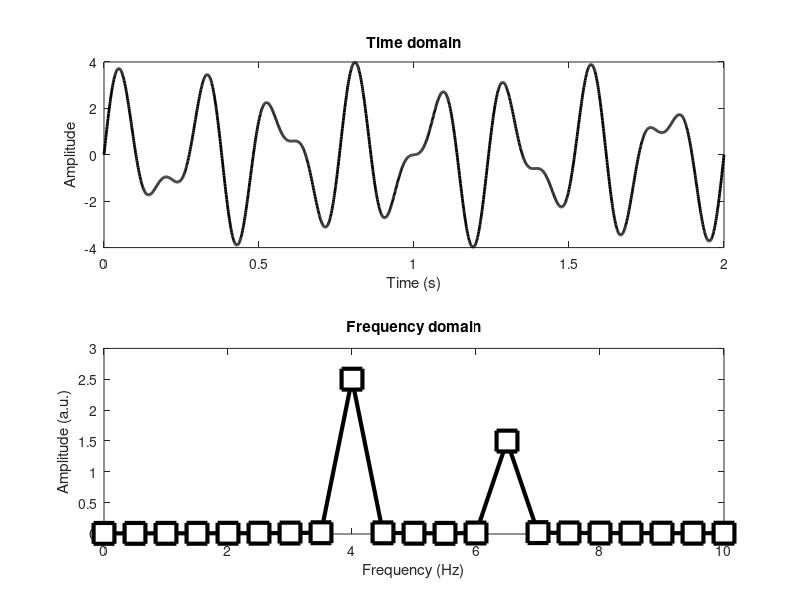
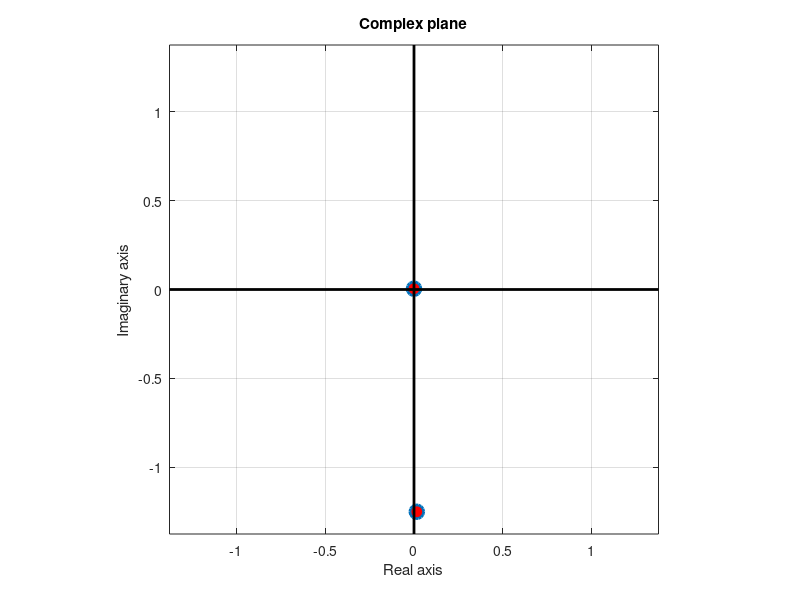

Reproduce these figures in MATLAB, in order.
%% The discrete Fourier transform

%% The DTFT in loop-form

% Create the signal
srate  = 1000; % hz
time   = 0:1/srate:2; % time vector in seconds
pnts   = length(time); % number of time points
signal = 2.5 * sin( 2*pi*4*time ) ...
       + 1.5 * sin( 2*pi*6.5*time );

% Prepare the Fourier transform
fourTime = (0:pnts-1)/pnts;
fCoefs   = zeros(size(signal));

for fi=1:pnts
    % Create complex sine wave
    csw = exp( -1i*2*pi*(fi-1)*fourTime );
    
    % Compute dot product between sine wave and signal
    fCoefs(fi) = sum( signal.*csw ) / pnts;
    % these are called the Fourier coefficients
end

% Extract amplitudes
ampls = 2*abs(fCoefs);

% Compute frequencies vector
hz = linspace(0,srate/2,floor(pnts/2)+1);

figure(1), clf
subplot(211)
plot(time,signal,'k','linew',2)
xlabel('Time (s)'), ylabel('Amplitude')
title('Time domain')

subplot(212)
plot(hz,ampls(1:length(hz)),'ks-','linew',3,'markersize',15,'markerfacecolor','w')

% Make plot look a bit nicer
set(gca,'xlim',[0 10],'ylim',[-.01 3])
xlabel('Frequency (Hz)'), ylabel('Amplitude (a.u.)')
title('Frequency domain')

% Now plot MATLAB's fft output on top
fCoefsF = fft(signal)/pnts;
amplsF  = 2*abs(fCoefsF);
hold on
% plot(hz,amplsF(1:length(hz)),'ro','markerfacecolor','r')

%% Plot two Fourier coefficients

coefs2plot = dsearchn(hz',[4 4.5]');

% Extract magnitude and angle
mag = abs(fCoefs(coefs2plot));
phs = angle(fCoefs(coefs2plot));

figure(2), clf
plot( real(fCoefs(coefs2plot)) , imag(fCoefs(coefs2plot)) ,'o','linew',2,'markersize',10,'markerfacecolor','r');

% Make plot look nicer
axislims = max(mag)*1.1;
set(gca,'xlim',[-1 1]*axislims,'ylim',[-1 1]*axislims)
grid on, hold on, axis square
plot(get(gca,'xlim'),[0 0],'k','linew',2)
plot([0 0],get(gca,'ylim'),'k','linew',2)
xlabel('Real axis')
ylabel('Imaginary axis')
title('Complex plane')

%% end